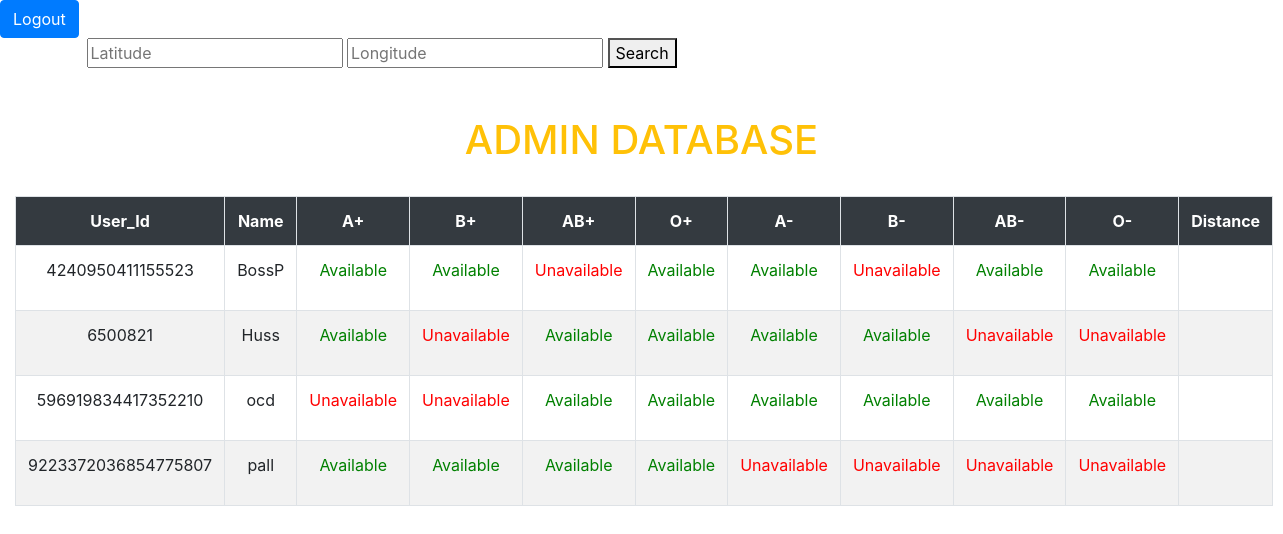
The app's page /admin/Welcome.php with its own data.
### tables this page shows
CREATE TABLE `blood` (
  `user_id` bigint(20) NOT NULL,
  `name` varchar(100) NOT NULL,
  `A+` varchar(100) NOT NULL,
  `B+` varchar(100) NOT NULL,
  `O+` varchar(100) NOT NULL,
  `AB+` varchar(100) NOT NULL,
  `A-` varchar(100) NOT NULL,
  `B-` varchar(100) NOT NULL,
  `O-` varchar(100) NOT NULL,
  `AB-` varchar(100) NOT NULL,
  `location` varchar(100) NOT NULL,
  `Latitude` varchar(50) NOT NULL,
  `Longitude` varchar(50) NOT NULL
);

### admin/Welcome.php (the view, shortened to what this page needs)
<!DOCTYPE html>
<html>
<head>
  <link rel="stylesheet" href="https://maxcdn.bootstrapcdn.com/bootstrap/4.0.0/css/bootstrap.min.css">
 <link rel="stylesheet" type="text/css" href="http://ajax.aspnetcdn.com/ajax/jquery.dataTables/1.9.4/css/jquery.dataTables.css">
</head>
<body>
  <button class="btn btn-primary" position="center" onclick="window.location.href = 'logout.php';">Logout</button>
  <div class="container">
    <form method="post">
    <input type="text" id="lat" name="lat" placeholder="Latitude" required="">
		<input type="text" id="lang" name="lang" placeholder="Longitude" required="">
    <button>Search</button>
    </form>
  </div>
 <div class="col-lg-12">
 <br><br>
 <h1 class="text-warning text-center" >ADMIN DATABASE </h1>
 <br>
 <table  id="tabledata" class=" table table-striped table-hover table-bordered">
 <tr class="bg-dark text-white text-center">
 <th> User_Id </th>
 <th> Name </th>
 <th> A+ </th>
 <th> B+ </th>
 <th> AB+</th>
 <th> O+ </th>
 <th> A- </th>
 <th> B- </th>
 <th> AB- </th>
 <th> O- </th>
 <th> Distance </th>
 </tr >
 <?php
if($_SERVER['REQUEST_METHOD'] == "POST")
{
   include 'D:\xampp\htdocs\be\BB\connection.php';
   $lati = $_POST['lat'];
   $longi = $_POST['lang'];
 $q = "SELECT *, ( 6371 * acos( cos( radians($lati) ) * cos( radians( Latitude ) ) *
 cos( radians( Longitude ) - radians($longi) ) + sin( radians($lati) ) *
 sin( radians( Latitude ) ) ) ) AS distance FROM blood ORDER BY distance LIMIT 0 , 20 ";
 $query = mysqli_query($con,$q);
}
else{
  include 'D:\xampp\htdocs\be\BB\connection.php';
$q = "SELECT * FROM blood ORDER BY name";
$query = mysqli_query($con,$q);
}
 while($res = mysqli_fetch_array($query)){
 ?>
 <tr class="text-center">
 <td> <?php echo $res['user_id'];  ?> </td>
 <td> <?php echo $res['name'];  ?> </td>
 <td> <?php if($res['A+'] == 'Availabe'){
   echo "<span style='color:green'>Available</span>";
 }
 else{
   echo "<p style='color:red'>Unavailable</p>";
 }
 ?> </td>
<td> <?php if($res['B+'] == 'Availabe'){
   echo "<span style='color:green'>Available</span>";
 }
 else{
   echo "<p style='color:red'>Unavailable</p>";
 }
 ?> </td><td> <?php if($res['AB+'] == 'Availabe'){
  echo "<span style='color:green'>Available</span>";
}
else{
  echo "<p style='color:red'>Unavailable</p>";
}
?> </td><td> <?php if($res['O+'] == 'Availabe'){
  echo "<span style='color:green'>Available</span>";
}
else{
  echo "<p style='color:red'>Unavailable</p>";
}
?> </td><td> <?php if($res['A-'] == 'Availabe'){
  echo "<span style='color:green'>Available</span>";
}
else{
  echo "<p style='color:red'>Unavailable</p>";
}
?> </td><td> <?php if($res['B-'] == 'Availabe'){
  echo "<span style='color:green'>Available</span>";
}
else{
  echo "<p style='color:red'>Unavailable</p>";
}
?> </td><td> <?php if($res['AB-'] == 'Availabe'){
  echo "<span style='color:green'>Available</span>";
}
else{
  echo "<p style='color:red'>Unavailable</p>";
}
?> </td><td> <?php if($res['O-'] == 'Availabe'){
  echo "<span style='color:green'>Available</span>";
}
else{
  echo "<p style='color:red'>Unavailable</p>";
}
?> </td>
 <td> <?php echo $res['distance'];  ?> </td>
 </tr>
 <?php
 }
  ?>
 </table>
 </div>
</body>
</html>
</html>

### records on screen
blood: user_id "4240950411155523", name "BossP", A+ "Available", B+ "Available", AB+ "Unavailable", O+ "Available", A- "Available", B- "Unavailable", AB- "Available", O- "Available"
blood: user_id "6500821", name "Huss", A+ "Available", B+ "Unavailable", AB+ "Available", O+ "Available", A- "Available", B- "Available", AB- "Unavailable", O- "Unavailable"
blood: user_id "596919834417352210", name "ocd", A+ "Unavailable", B+ "Unavailable", AB+ "Available", O+ "Available", A- "Available", B- "Available", AB- "Available", O- "Available"
blood: user_id "9223372036854775807", name "pall", A+ "Available", B+ "Available", AB+ "Available", O+ "Available", A- "Unavailable", B- "Unavailable", AB- "Unavailable", O- "Unavailable"
